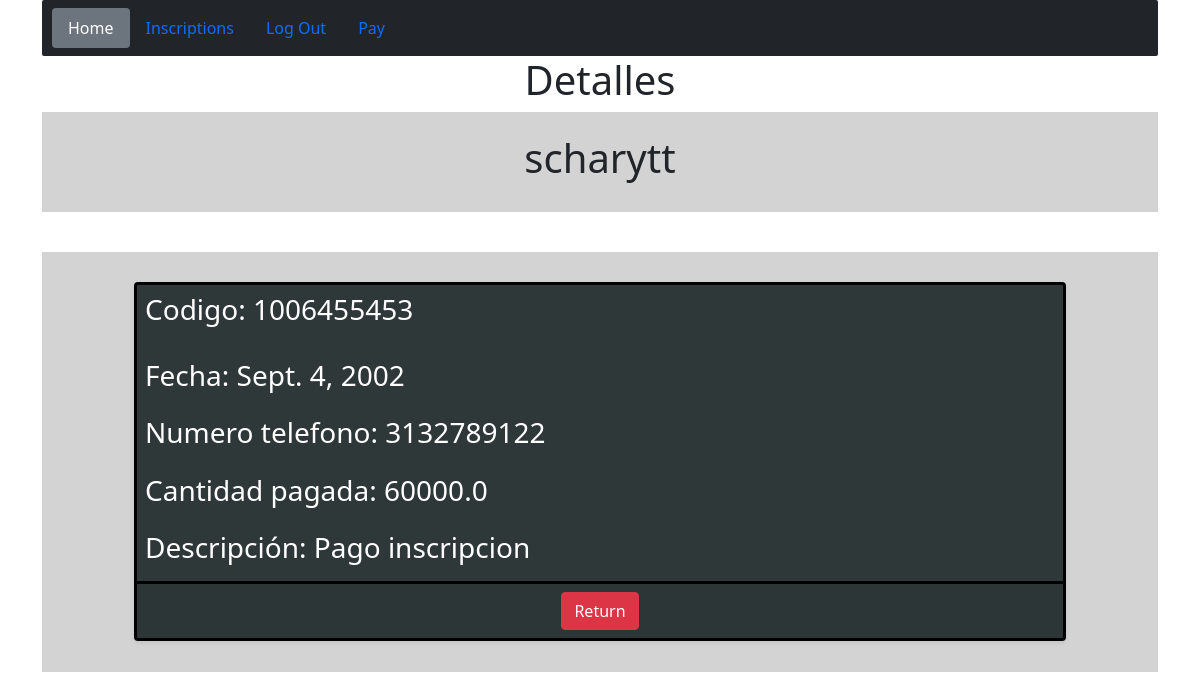
Page /projescts-detail/2 (signed in) on the committed database.
### proyecto_/models.py (models this page shows)
class Project(models.Model):
    name = models.CharField(max_length=200)
    date = models.DateField()
    code = models.TextField()
    phone = models.IntegerField()
    description = models.TextField()

class Pay(models.Model):
    credit_num=models.IntegerField(max_length=16)
    due_date= models.TextField(default=0)
    security_code= models.IntegerField(max_length=10)
    amount_paid=models.FloatField(default=0)
    description= models.CharField(max_length=200)
    project = models.ForeignKey(Project,on_delete=models.CASCADE, default=1)

### proyecto_/views.py (the view)
# urls.py: path('projescts-detail/<int:project_id>',views.detailOfProject,name='projects.detail'),
@login_required
def detailOfProject(request,project_id):
    project = get_object_or_404(Project, id=project_id)
    pays = Pay.objects.filter(project_id=project_id)
    return render(request,'projects/detail.html',{
        "project": project,
        "pays" : pays
    })

### proyecto_/templates/Projects/detail.html
{% extends "layouts/base.html" %}
{% block content %}
<header>
    <h1 style="text-align: center;">
        Detalles
    </h1>
</header>
<div class="d-flex justify-content-center align-items-center pt-5 pb-5" style="background-color: lightgray; height: 100px;">
    <h1 class="text-center">
        {{ project.name }}
    </h1>
</div>
<div style="width: 100%;">
    <div class="row d-flex justify-content-center mb-2" >
    {% for task in pays %}
    <div class="row d-flex justify-content-center mb-2" style="width: 100%;">
        <div class="col-sm-10" style="width: 150%; height: 420px; background-color: lightgrey; margin-top: 40px;">
            <div class="card shadow-sm justify-content-center" style="background-color:rgb(46, 56, 56); border: solid black; margin-right: 80px; margin-top: 30px;">
                <div class="card-title p-2" >
                    <h3 style="color: white;">
                        Codigo:
                        {{ project.code }}
                    </h3>
                </div>
                <div class="card-text p-2">
                    <h3 style="color: white;">
                        Fecha:
                        {{ project.date }}
                    </h3>
                </div>
                <div class="card-text p-2">
                    <h3 style="color: white;">
                        Numero telefono:
                        {{ project.phone }}
                    </h3>
                </div>
                <div class="card-text p-2">
                    {% for pay in pays %}
                    <h3 style="color: white;">
                        Cantidad pagada:
                        {{ pay.amount_paid }}
                    </h3>
                    {% endfor %}
                </div>
                <div class="card-text p-2">
                    {% for pay in pays %}
                    <h3 style="color: white;">
                        Descripción:
                        {{ pay.description }}
                    </h3>
                    {% endfor %}
                </div>
                <div class="card-footer d-flex justify-content-center align-items-center" style="border-top: solid black;">
                    <a class="btn btn-danger" href="{% url 'projects.list' %}" >Return</a>
                </div>
            </div>
        </div>
    </div>
    </div>
    {% endfor %}
</div>
{% endblock %}

### proyecto_/static/css/main.css (style rules this page uses)
.card { box-shadow: 0 4px 8px 0 rgba(0,0,0,0.2); transition: 0.3s; margin-left: 80px; }

### rows in the picture
Project: name "scharytt", code "1006455453", date "Sept. 4, 2002", phone "3132789122"
Pay: amount_paid "60000.0", description "Pago inscripcion"
